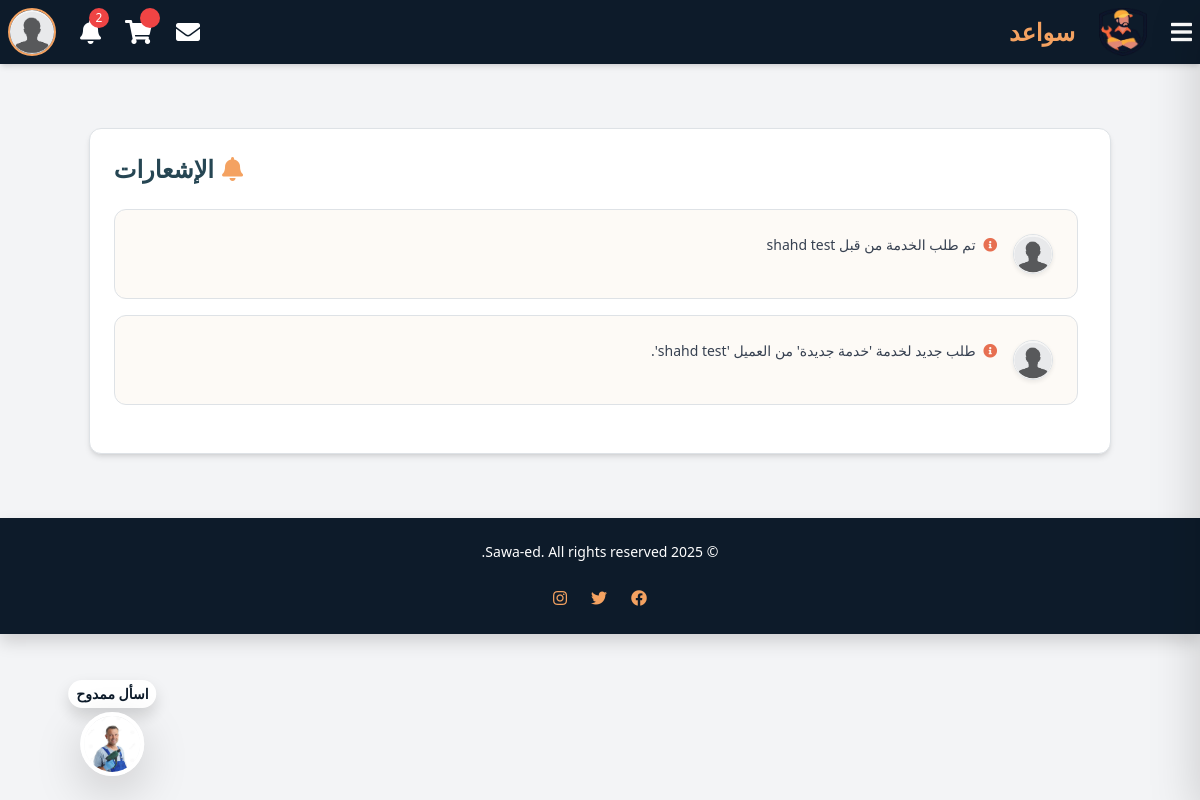
Page /notifications/ (signed in) on the earlier database version.
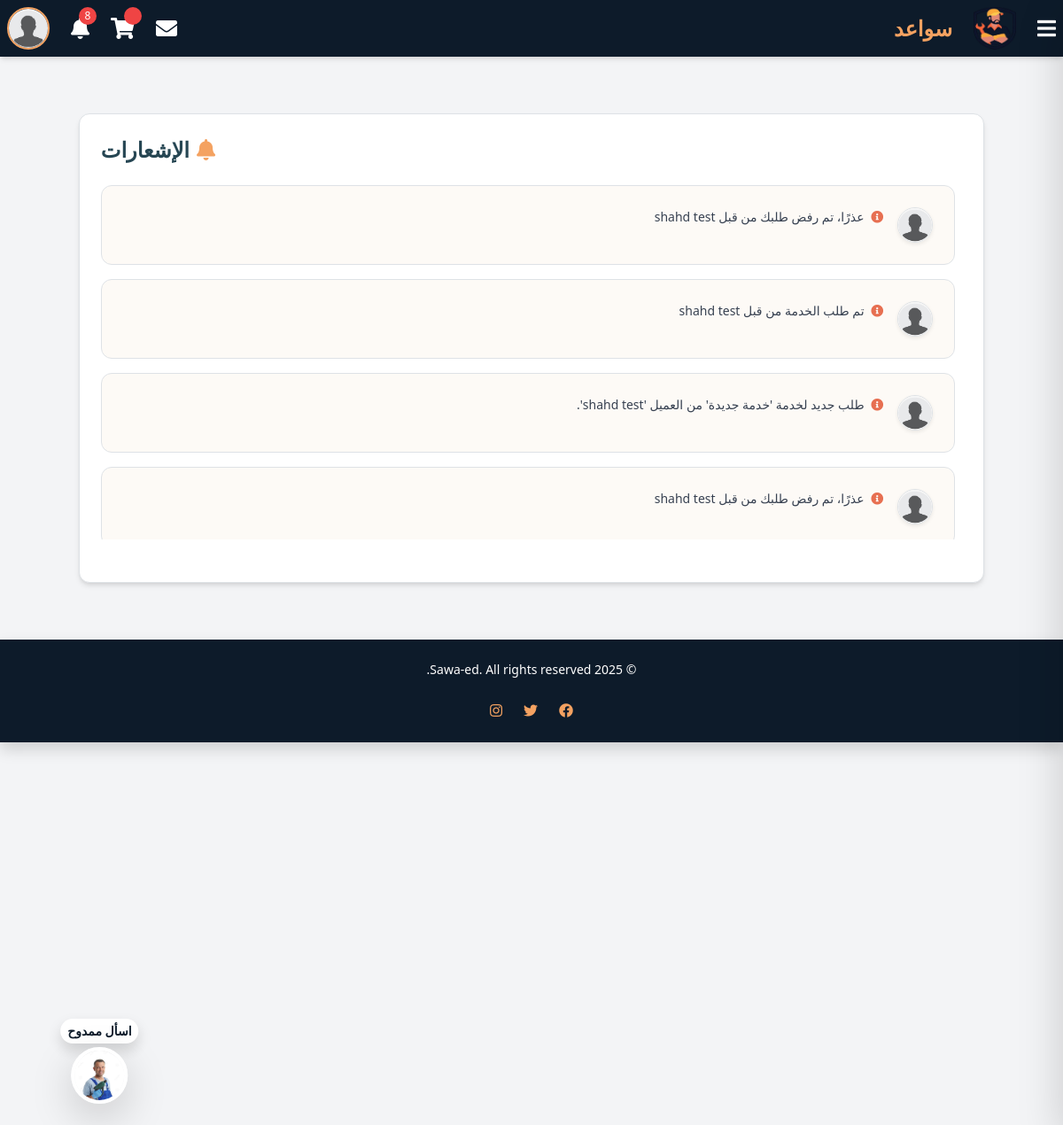
Same page on the later database version.
### Sawaed_app/models.py (models this page shows, shortened)
class Notifications(models.Model):
    recipient = models.ForeignKey(
        settings.AUTH_USER_MODEL,
        null=True,
        blank=True,
        on_delete=models.SET_NULL,
        related_name="notifications"
        )
    actor = models.ForeignKey(
        settings.AUTH_USER_MODEL,
        null=True,
        blank = True,
        on_delete=models.SET_NULL,
        related_name="actor_notification"
        )
    verb = models.CharField(max_length=40, null=True)
    service_order = models.ForeignKey(
            ServiceOrder,
            on_delete=models.CASCADE,
            null=True,
            blank=True,
            related_name="notifications"
        )
    message = models.TextField(null=True)
    is_read = models.BooleanField(default=False)
    created_at = models.DateTimeField(auto_now_add=True)
    updated_at = models.DateTimeField(auto_now=True)

class CustomUser(AbstractUser):
    class UserType(models.TextChoices):
        CLIENT = 'client', _('عميل')
        HANDYMAN = 'handyman', _('عامل يدوي') #the name in arabic will be edited later
    user_type = models.CharField(
        max_length=50,
        choices=UserType.choices,
        default=UserType.CLIENT
    )
    phone_regex = RegexValidator(
        regex=r'^\+?1?\d{9,15}$', #a validation on the phone number because its customed
        message="Phone number must be in the format: '+999999999'. Up to 15 digits allowed."
    )
    image = models.ImageField(upload_to='profile_pics/',default='default_profile.jpeg' ,null=True, blank=True)
    phone_number = models.CharField(validators=[phone_regex], max_length=15, unique=True, null=True, blank=True)
    email = models.EmailField(unique=True)
    bio = models.CharField(max_length=500, blank=True, null=True)
    experience = models.TextField(blank=True, null=True)
    field_of_expertise=models.TextField(blank=True, null=True)
    REQUIRED_FIELDS = ['email']
    USERNAME_FIELD = 'username'  # we could change it to email later in the project

### Sawaed_app/views.py (the view)
# urls.py: path('notifications/', views.notifications_view, name='notifications'),
@login_required
def notifications_view(request):
    notifications = Notifications.objects.filter(recipient=request.user, is_read=False).order_by('-created_at')
    context= {
        'notifications': notifications
        }
    return render(request, 'notifications.html',context)

### Sawaed_app/context_processors.py (called while the page is built)
def notifications_processor(request):
    if request.user.is_authenticated:
        all_notifications = Notifications.objects.filter(recipient=request.user).order_by('-created_at')
        notifications = all_notifications[:10]
        unread_notifications_count =all_notifications.filter(is_read=False).count()
        return {
            'notifications': notifications,
            'unread_notifications_count': unread_notifications_count,
        }
    return {}

### Sawaed_app/templates/notifications.html (shortened to what this page needs)
{% extends 'index.html' %}
{% block content %}
{% load static %}
<div class="p-6 text-right bg-white rounded-xl shadow-md border border-gray-200 w-[90%] mx-auto mt-8">
  <h2 class="text-2xl font-bold text-[#264653] mb-6 flex items-center justify-end gap-2">
    <i class="fas fa-bell text-[#f4a261]"></i> الإشعارات
  </h2>
  <ul class="space-y-4 max-h-[400px] overflow-y-auto pr-2">
    {% for notification in notifications %}
    <li class="p-4 bg-[#fdfaf6] hover:bg-[#fef3e4] transition rounded-xl border flex items-start justify-between gap-4">
      <div class="flex items-start gap-3 w-full">
        <img src="{{ notification.actor.image.url }}" alt="avatar"
        class="w-10 h-10 rounded-full border border-[#e9c46a] shadow-sm">
        <div class="flex-1">
          <p class="text-sm text-gray-700 leading-relaxed mb-2">
            <i class="fas fa-info-circle text-[#e76f51] ml-1"></i>
            {{ notification.message }}
          </p>
        </div>
      </div>
    </li>
    {% empty %}
    <li class="text-center text-gray-500 p-4">لا توجد إشعارات جديدة.</li>
    {% endfor %}
  </ul>
</div>
{% endblock %}

### Sawaed_app/templates/index.html (shortened to what the changed rows need)
  {% load static %}
  <!DOCTYPE html>
  <html lang="ar" dir="rtl">
  <head>
    <link href="https://cdnjs.cloudflare.com/ajax/libs/font-awesome/5.15.4/css/all.min.css" rel="stylesheet">
      <script src="https://cdn.tailwindcss.com"></script>
      <link rel="stylesheet" href="https://cdnjs.cloudflare.com/ajax/libs/bootstrap/5.1.3/css/bootstrap.min.css" />
      <link rel="stylesheet" href="{% static 'css/style.css' %}">
      <link href="https://cdnjs.cloudflare.com/ajax/libs/font-awesome/5.15.4/css/all.min.css" rel="stylesheet">
  </head>
  <body class="bg-gray-100">
      <nav class="bg-[#0d1b2a] shadow-md p-2 flex justify-between items-center text-white">
        <div class="flex items-center gap-6">
            {% if user.is_authenticated %}
            <div class="relative">
              <button id="notificationsButton" class="text-white hover:text-[#f4a261] transition relative">
                  <i class="fas fa-bell text-2xl"></i>
                  {% if unread_notifications_count > 0 %}
                  <span class="absolute -top-2 -right-2 bg-red-500 text-white text-xs rounded-full w-5 h-5 flex items-center justify-center">
                      {{ unread_notifications_count }}
                  </span>
                  {% endif %}
              </button>
            </div>
            {% endif %}
        </div>
    </nav>
      <main class="flex flex-col items-center justify-center p-8">
          {% block content %}{% endblock %}
      </main>
  </body>
  </html>

Differences in the rows shown:
added Notifications: actor.image (placeholder picture), message "عذرًا، تم رفض طلبك من قبل shahd test"
added Notifications: actor.image (placeholder picture), message "عذرًا، تم رفض طلبك من قبل shahd test"
Other differences:
{{ unread_notifications_count }}: "2" → "8"
